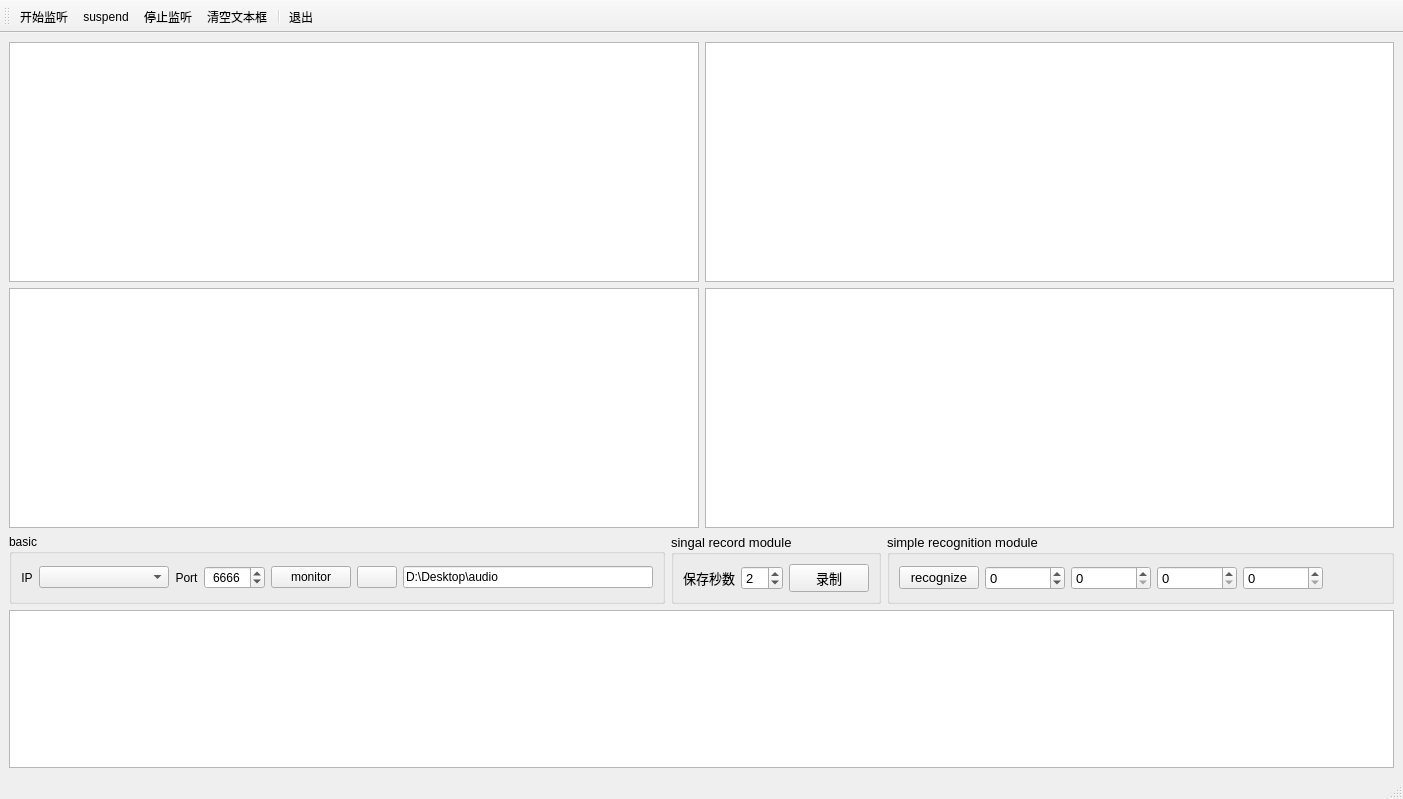
<?xml version="1.0" encoding="UTF-8"?>
<ui version="4.0">
 <class>MainWindow</class>
 <widget class="QMainWindow" name="MainWindow">
  <property name="geometry">
   <rect>
    <x>0</x>
    <y>0</y>
    <width>1403</width>
    <height>799</height>
   </rect>
  </property>
  <property name="minimumSize">
   <size>
    <width>470</width>
    <height>0</height>
   </size>
  </property>
  <property name="windowTitle">
   <string>MainWindow</string>
  </property>
  <widget class="QWidget" name="centralwidget">
   <layout class="QGridLayout" name="gridLayout_4">
    <item row="0" column="0">
     <layout class="QVBoxLayout" name="verticalLayout">
      <item>
       <layout class="QHBoxLayout" name="horizontalLayout_4">
        <item>
         <widget class="QChartView" name="chartView">
          <property name="minimumSize">
           <size>
            <width>400</width>
            <height>200</height>
           </size>
          </property>
         </widget>
        </item>
        <item>
         <widget class="QChartView" name="chartView_2">
          <property name="minimumSize">
           <size>
            <width>400</width>
            <height>240</height>
           </size>
          </property>
         </widget>
        </item>
       </layout>
      </item>
      <item>
       <layout class="QHBoxLayout" name="horizontalLayout_5">
        <item>
         <widget class="QChartView" name="chartView_3">
          <property name="minimumSize">
           <size>
            <width>400</width>
            <height>200</height>
           </size>
          </property>
         </widget>
        </item>
        <item>
         <widget class="QChartView" name="chartView_4">
          <property name="minimumSize">
           <size>
            <width>400</width>
            <height>240</height>
           </size>
          </property>
         </widget>
        </item>
       </layout>
      </item>
      <item>
       <layout class="QHBoxLayout" name="horizontalLayout_7">
        <item>
         <widget class="QGroupBox" name="groupBox_3">
          <property name="title">
           <string>basic</string>
          </property>
          <property name="flat">
           <bool>true</bool>
          </property>
          <layout class="QGridLayout" name="gridLayout_2">
           <item row="0" column="0">
            <layout class="QHBoxLayout" name="horizontalLayout">
             <item>
              <widget class="QLabel" name="label">
               <property name="text">
                <string>IP</string>
               </property>
               <property name="alignment">
                <set>Qt::AlignCenter</set>
               </property>
              </widget>
             </item>
             <item>
              <widget class="QComboBox" name="comboIP">
               <property name="minimumSize">
                <size>
                 <width>130</width>
                 <height>0</height>
                </size>
               </property>
              </widget>
             </item>
             <item>
              <widget class="QLabel" name="label_2">
               <property name="text">
                <string>Port</string>
               </property>
               <property name="alignment">
                <set>Qt::AlignCenter</set>
               </property>
              </widget>
             </item>
             <item>
              <widget class="QSpinBox" name="spinPort">
               <property name="alignment">
                <set>Qt::AlignCenter</set>
               </property>
               <property name="maximum">
                <number>65535</number>
               </property>
               <property name="value">
                <number>6666</number>
               </property>
              </widget>
             </item>
             <item>
              <widget class="QPushButton" name="btnMonitor">
               <property name="text">
                <string>monitor</string>
               </property>
              </widget>
             </item>
            </layout>
           </item>
           <item row="0" column="1">
            <layout class="QHBoxLayout" name="horizontalLayout_6">
             <item>
              <widget class="QPushButton" name="btnGetFile">
               <property name="text">
                <string/>
               </property>
               <property name="icon">
                <iconset resource="Resources.qrc">
                 <normaloff>:/images/104.bmp</normaloff>:/images/104.bmp</iconset>
               </property>
              </widget>
             </item>
             <item>
              <widget class="QLineEdit" name="editOutputDir">
               <property name="minimumSize">
                <size>
                 <width>250</width>
                 <height>0</height>
                </size>
               </property>
               <property name="text">
                <string>D:\Desktop\audio</string>
               </property>
              </widget>
             </item>
            </layout>
           </item>
          </layout>
         </widget>
        </item>
        <item>
         <widget class="QGroupBox" name="groupBox_2">
          <property name="minimumSize">
           <size>
            <width>190</width>
            <height>0</height>
           </size>
          </property>
          <property name="font">
           <font>
            <pointsize>10</pointsize>
           </font>
          </property>
          <property name="title">
           <string>singal record module</string>
          </property>
          <property name="flat">
           <bool>true</bool>
          </property>
          <layout class="QGridLayout" name="gridLayout">
           <item row="0" column="0">
            <layout class="QHBoxLayout" name="horizontalLayout_2">
             <item>
              <widget class="QLabel" name="label_3">
               <property name="text">
                <string>保存秒数</string>
               </property>
              </widget>
             </item>
             <item>
              <widget class="QSpinBox" name="spinDuration">
               <property name="minimum">
                <number>1</number>
               </property>
               <property name="value">
                <number>2</number>
               </property>
              </widget>
             </item>
             <item>
              <widget class="QPushButton" name="btnSaveSecond">
               <property name="text">
                <string>录制</string>
               </property>
              </widget>
             </item>
            </layout>
           </item>
          </layout>
         </widget>
        </item>
        <item>
         <widget class="QGroupBox" name="groupBox">
          <property name="minimumSize">
           <size>
            <width>470</width>
            <height>0</height>
           </size>
          </property>
          <property name="font">
           <font>
            <pointsize>10</pointsize>
            <strikeout>false</strikeout>
           </font>
          </property>
          <property name="title">
           <string>simple recognition module</string>
          </property>
          <property name="flat">
           <bool>true</bool>
          </property>
          <property name="checkable">
           <bool>false</bool>
          </property>
          <layout class="QGridLayout" name="gridLayout_3">
           <item row="0" column="0">
            <layout class="QHBoxLayout" name="horizontalLayout_3">
             <item>
              <widget class="QPushButton" name="btnRecognition">
               <property name="text">
                <string>recognize</string>
               </property>
              </widget>
             </item>
             <item>
              <widget class="QSpinBox" name="spinThreshold">
               <property name="minimumSize">
                <size>
                 <width>80</width>
                 <height>0</height>
                </size>
               </property>
               <property name="minimum">
                <number>-255</number>
               </property>
               <property name="maximum">
                <number>255</number>
               </property>
              </widget>
             </item>
             <item>
              <widget class="QSpinBox" name="spinOneWordCount">
               <property name="minimumSize">
                <size>
                 <width>80</width>
                 <height>0</height>
                </size>
               </property>
               <property name="maximum">
                <number>96000</number>
               </property>
              </widget>
             </item>
             <item>
              <widget class="QSpinBox" name="spinTwoWordCount">
               <property name="minimumSize">
                <size>
                 <width>80</width>
                 <height>0</height>
                </size>
               </property>
               <property name="maximum">
                <number>96000</number>
               </property>
              </widget>
             </item>
             <item>
              <widget class="QSpinBox" name="spinThreeWordCount">
               <property name="minimumSize">
                <size>
                 <width>80</width>
                 <height>0</height>
                </size>
               </property>
               <property name="maximum">
                <number>96000</number>
               </property>
              </widget>
             </item>
             <item>
              <spacer name="horizontalSpacer_2">
               <property name="orientation">
                <enum>Qt::Horizontal</enum>
               </property>
               <property name="sizeHint" stdset="0">
                <size>
                 <width>28</width>
                 <height>18</height>
                </size>
               </property>
              </spacer>
             </item>
            </layout>
           </item>
          </layout>
         </widget>
        </item>
       </layout>
      </item>
      <item>
       <widget class="QPlainTextEdit" name="plainTextEdit">
        <property name="maximumSize">
         <size>
          <width>16777215</width>
          <height>180</height>
         </size>
        </property>
       </widget>
      </item>
     </layout>
    </item>
   </layout>
  </widget>
  <widget class="QMenuBar" name="menubar">
   <property name="geometry">
    <rect>
     <x>0</x>
     <y>0</y>
     <width>1403</width>
     <height>22</height>
    </rect>
   </property>
  </widget>
  <widget class="QStatusBar" name="statusBar"/>
  <widget class="QToolBar" name="mainToolBar">
   <property name="font">
    <font>
     <underline>false</underline>
     <strikeout>false</strikeout>
    </font>
   </property>
   <property name="windowTitle">
    <string>toolBar</string>
   </property>
   <attribute name="toolBarArea">
    <enum>TopToolBarArea</enum>
   </attribute>
   <attribute name="toolBarBreak">
    <bool>false</bool>
   </attribute>
   <addaction name="actStart"/>
   <addaction name="actionsuspend"/>
   <addaction name="actStop"/>
   <addaction name="actClear"/>
   <addaction name="separator"/>
   <addaction name="actQuit"/>
  </widget>
  <action name="actStart">
   <property name="icon">
    <iconset resource="Resources.qrc">
     <normaloff>:/images/620.bmp</normaloff>:/images/620.bmp</iconset>
   </property>
   <property name="text">
    <string>开始监听</string>
   </property>
   <property name="toolTip">
    <string>开始监听</string>
   </property>
  </action>
  <action name="actStop">
   <property name="icon">
    <iconset resource="Resources.qrc">
     <normaloff>:/images/624.bmp</normaloff>:/images/624.bmp</iconset>
   </property>
   <property name="text">
    <string>停止监听</string>
   </property>
   <property name="toolTip">
    <string>停止监听</string>
   </property>
  </action>
  <action name="actQuit">
   <property name="icon">
    <iconset resource="Resources.qrc">
     <normaloff>:/images/132.bmp</normaloff>:/images/132.bmp</iconset>
   </property>
   <property name="text">
    <string>退出</string>
   </property>
   <property name="toolTip">
    <string>退出本程序</string>
   </property>
  </action>
  <action name="actClear">
   <property name="icon">
    <iconset resource="Resources.qrc">
     <normaloff>:/images/212.bmp</normaloff>:/images/212.bmp</iconset>
   </property>
   <property name="text">
    <string>清空文本框</string>
   </property>
   <property name="toolTip">
    <string>清空文本框</string>
   </property>
  </action>
  <action name="actHostInfo">
   <property name="text">
    <string>本机i地址</string>
   </property>
   <property name="toolTip">
    <string>获取本机地址</string>
   </property>
  </action>
  <action name="actionsuspend">
   <property name="icon">
    <iconset resource="Resources.qrc">
     <normaloff>:/images/213.bmp</normaloff>:/images/213.bmp</iconset>
   </property>
   <property name="text">
    <string>suspend</string>
   </property>
   <property name="toolTip">
    <string>suspend</string>
   </property>
  </action>
 </widget>
 <customwidgets>
  <customwidget>
   <class>QChartView</class>
   <extends>QGraphicsView</extends>
   <header>qchartview.h</header>
   <container>1</container>
  </customwidget>
 </customwidgets>
 <resources>
  <include location="Resources.qrc"/>
 </resources>
 <connections/>
</ui>
